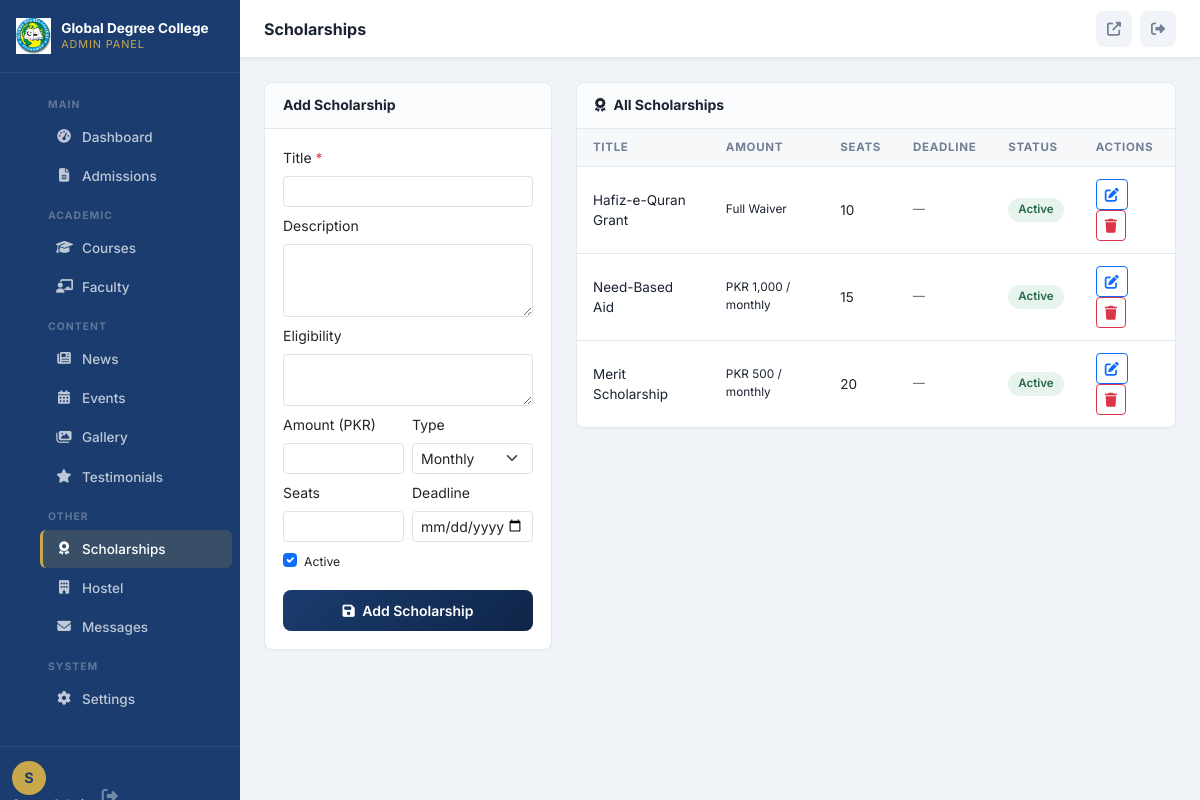
Screenshot of /admin/modules/scholarships.php (signed in) with the database file from the repository.
### tables this page shows
CREATE TABLE `scholarships` (
    `id`              INT UNSIGNED NOT NULL AUTO_INCREMENT,
    `title`           VARCHAR(200) NOT NULL,
    `slug`            VARCHAR(220) NOT NULL,
    `description`     TEXT NOT NULL,
    `eligibility`     TEXT DEFAULT NULL,
    `amount`          DECIMAL(10,2) DEFAULT NULL COMMENT 'Monthly or one-time amount',
    `amount_type`     ENUM('monthly','one_time','percentage','full_waiver') NOT NULL DEFAULT 'monthly',
    `seats`           SMALLINT UNSIGNED DEFAULT NULL,
    `deadline`        DATE DEFAULT NULL,
    `cover_image`     VARCHAR(255) DEFAULT NULL,
    `is_active`       TINYINT(1) NOT NULL DEFAULT 1,
    `created_at`      DATETIME NOT NULL DEFAULT CURRENT_TIMESTAMP,
    `updated_at`      DATETIME NOT NULL DEFAULT CURRENT_TIMESTAMP ON UPDATE CURRENT_TIMESTAMP,

    PRIMARY KEY (`id`),
    UNIQUE KEY `uq_scholarship_slug` (`slug`),
    INDEX `idx_scholarship_active`   (`is_active`),
    INDEX `idx_scholarship_deadline` (`deadline`)
);

### includes/helpers/sanitize.php (called while the page is built, shortened)
<?php
function h(mixed $value): string
{
    return htmlspecialchars((string)$value, ENT_QUOTES | ENT_SUBSTITUTE, 'UTF-8');
}
function cleanInt(mixed $value): int
{
    return abs((int)filter_var($value, FILTER_SANITIZE_NUMBER_INT));
}
function getInt(string $key, int $default = 0): int
{
    return cleanInt($_GET[$key] ?? $default);
}

### includes/config/db.php (called while the page is built, shortened)
<?php
class Database
{
    private static ?Database $instance = null;
    private PDO $pdo;
    private function __construct()
    {
        $dsn = sprintf(
            'mysql:host=%s;dbname=%s;charset=%s',
            DB_HOST, DB_NAME, DB_CHARSET
        );
        $options = [
            PDO::ATTR_ERRMODE            => PDO::ERRMODE_EXCEPTION,
            PDO::ATTR_DEFAULT_FETCH_MODE => PDO::FETCH_ASSOC,
            PDO::ATTR_EMULATE_PREPARES   => false,
            PDO::MYSQL_ATTR_INIT_COMMAND => "SET NAMES utf8mb4 COLLATE utf8mb4_unicode_ci",
        ];
        try {
            $this->pdo = new PDO($dsn, DB_USER, DB_PASS, $options);
        } catch (PDOException $e) {
            $this->handleError('Database connection failed.', $e);
        }
    }
    public static function getInstance(): self
    {
        if (self::$instance === null) {
            self::$instance = new self();
        }
        return self::$instance;
    }
    public function fetchAll(string $sql, array $params = []): array
    {
        $stmt = $this->run($sql, $params);
        return $stmt->fetchAll();
    }
    private function run(string $sql, array $params = []): PDOStatement
    {
        try {
            $stmt = $this->pdo->prepare($sql);
            $stmt->execute($params);
            return $stmt;
        } catch (PDOException $e) {
            $this->handleError('Query failed: ' . $sql, $e);
        }
    }
}

### includes/helpers/functions.php (called while the page is built, shortened)
<?php
function formatCurrency(float $amount): string
{
    return 'PKR ' . number_format($amount, 0);
}

### admin/modules/scholarships.php (the view, shortened to what this page needs)
<?php
$db = Database::getInstance();
$editS = getInt('edit') > 0
    ? $db->fetch("SELECT * FROM scholarships WHERE id=?", [getInt('edit')])
    : null;
$scholarships = $db->fetchAll("SELECT * FROM scholarships ORDER BY id DESC");
require_once __DIR__ . '/../templates/admin-header.php';
?>
<div class="row g-4">
    <div class="col-lg-4">
        <div class="admin-card">
            <div class="admin-card-header">
                <h6><?= $editS ? 'Edit Scholarship' : 'Add Scholarship' ?></h6>
            </div>
            <div class="admin-card-body">
                <form method="POST">
                    <div class="mb-2">
                        <label class="form-label">Title <span class="text-danger">*</span></label>
                        <input type="text" name="title" class="form-control form-control-sm"
                               value="<?= h($editS['title'] ?? '') ?>" required>
                    </div>
                    <div class="mb-2">
                        <label class="form-label">Description</label>
                        <textarea name="description" rows="3"
                                  class="form-control form-control-sm"><?= h($editS['description'] ?? '') ?></textarea>
                    </div>
                    <div class="mb-2">
                        <label class="form-label">Eligibility</label>
                        <textarea name="eligibility" rows="2"
                                  class="form-control form-control-sm"><?= h($editS['eligibility'] ?? '') ?></textarea>
                    </div>
                    <div class="row g-2 mb-2">
                        <div class="col-6">
                            <label class="form-label">Amount (PKR)</label>
                            <input type="number" name="amount" step="0.01"
                                   class="form-control form-control-sm"
                                   value="<?= h((string)($editS['amount'] ?? '')) ?>">
                        </div>
                        <div class="col-6">
                            <label class="form-label">Type</label>
                            <select name="amount_type" class="form-select form-select-sm">
                                <?php foreach (['monthly','one_time','percentage','full_waiver'] as $t): ?>
                                <option value="<?= $t ?>"
                                    <?= ($editS['amount_type'] ?? 'monthly') === $t ? 'selected' : '' ?>>
                                    <?= ucwords(str_replace('_',' ',$t)) ?>
                                </option>
                                <?php endforeach; ?>
                            </select>
                        </div>
                    </div>
                    <div class="row g-2 mb-2">
                        <div class="col-6">
                            <label class="form-label">Seats</label>
                            <input type="number" name="seats" class="form-control form-control-sm"
                                   value="<?= h((string)($editS['seats'] ?? '')) ?>">
                        </div>
                        <div class="col-6">
                            <label class="form-label">Deadline</label>
                            <input type="date" name="deadline" class="form-control form-control-sm"
                                   value="<?= h($editS['deadline'] ?? '') ?>">
                        </div>
                    </div>
                    <div class="mb-3 form-check">
                        <input type="checkbox" name="is_active" class="form-check-input"
                               id="sActive" <?= ($editS['is_active'] ?? 1) ? 'checked' : '' ?>>
                        <label class="form-check-label small" for="sActive">Active</label>
                    </div>
                    <button class="btn btn-admin-primary btn-sm w-100">
                        <i class="fas fa-save me-1"></i>
                        <?= $editS ? 'Update' : 'Add Scholarship' ?>
                    </button>
                </form>
            </div>
        </div>
    </div>
    <div class="col-lg-8">
        <div class="admin-card">
            <div class="admin-card-header">
                <h6><i class="fas fa-award me-2"></i>All Scholarships</h6>
            </div>
            <div class="admin-card-body p-0">
                <table class="admin-table">
                    <thead>
                        <tr><th>Title</th><th>Amount</th><th>Seats</th><th>Deadline</th><th>Status</th><th>Actions</th></tr>
                    </thead>
                    <tbody>
                    <?php foreach ($scholarships as $s): ?>
                        <tr>
                            <td><div class="fw-600"><?= h($s['title']) ?></div></td>
                            <td class="small">
                                <?= $s['amount_type'] === 'full_waiver'
                                    ? 'Full Waiver'
                                    : formatCurrency((float)($s['amount'] ?? 0)) . ' / ' . str_replace('_',' ',$s['amount_type'])
                                ?>
                            </td>
                            <td><?= $s['seats'] ?? '—' ?></td>
                            <td class="small text-muted">
                                <?= $s['deadline'] ? formatDate($s['deadline'], 'd M Y') : '—' ?>
                            </td>
                            <td>
                                <span class="status-badge <?= $s['is_active'] ? 'badge-success' : 'badge-secondary' ?>">
                                    <?= $s['is_active'] ? 'Active' : 'Inactive' ?>
                                </span>
                            </td>
                            <td>
                                <a href="?edit=<?= (int)$s['id'] ?>"
                                   class="btn btn-sm btn-outline-primary me-1">
                                    <i class="fas fa-edit"></i>
                                </a>
                                <form method="POST" class="d-inline"
                                      onsubmit="return confirm('Delete this scholarship?')">
                                    <button class="btn btn-sm btn-outline-danger">
                                        <i class="fas fa-trash"></i>
                                    </button>
                                </form>
                            </td>
                        </tr>
                    <?php endforeach; ?>
                    </tbody>
                </table>
            </div>
        </div>
    </div>
</div>
<?php require_once __DIR__ . '/../templates/admin-footer.php'; ?>

### assets/css/admin.css (style rules this page uses)
:root { --admin-sidebar-w: 240px; --admin-topbar-h: 58px; --admin-navy: #1a3c6e; --admin-gold: #c9a84c; --admin-bg: #f0f4f8; --admin-white: #ffffff; --admin-border: #e2e8f0; --admin-text: #1a2332; --admin-muted: #718096; --radius: 8px; --transition: all 0.25s ease; }
* { box-sizing: border-box; margin: 0; padding: 0; }
body { font-family: 'Inter', system-ui, sans-serif; font-size: 0.875rem; }
.btn-admin-primary { background: linear-gradient(135deg, var(--admin-navy), #0f2548); color: #fff; border: none; padding: 10px 20px; border-radius: var(--radius); font-weight: 600; font-size: 0.875rem; transition: var(--transition); cursor: pointer; }
.admin-body { background: var(--admin-bg); min-height: 100vh; }
.admin-card { background: var(--admin-white); border-radius: var(--radius); border: 1px solid var(--admin-border); box-shadow: 0 1px 3px rgba(0,0,0,0.04); overflow: hidden; }
.admin-card-header { display: flex; align-items: center; justify-content: space-between; padding: 14px 18px; border-bottom: 1px solid var(--admin-border); background: #fafbfc; }
.admin-card-header h6 { margin: 0; font-size: 0.875rem; font-weight: 700; color: var(--admin-text); }
.admin-card-body { padding: 18px; }
.admin-table { width: 100%; border-collapse: collapse; font-size: 0.845rem; }
.admin-table thead th { background: #f7f8fa; color: var(--admin-muted); font-size: 0.72rem; font-weight: 700; text-transform: uppercase; letter-spacing: 0.06em; padding: 10px 16px; border-bottom: 1px solid var(--admin-border); white-space: nowrap; }
.admin-table tbody td { padding: 12px 16px; border-bottom: 1px solid var(--admin-border); vertical-align: middle; color: var(--admin-text); }
.admin-table tbody tr:last-child td { border-bottom: none; }
.status-badge { display: inline-flex; align-items: center; gap: 5px; padding: 3px 10px; border-radius: 20px; font-size: 0.72rem; font-weight: 600; }
.badge-success { background: rgba(56,161,105,0.12); color: #276749; }

### rows the page displays
scholarships: title "Hafiz-e-Quran Grant", amount_type "Full Waiver", seats "10", is_active "Active"
scholarships: title "Need-Based Aid", amount "PKR 1,000", amount_type "monthly", seats "15", is_active "Active"
scholarships: title "Merit Scholarship", amount "PKR 500", amount_type "monthly", seats "20", is_active "Active"

### other values shown
setting('site_name','GDC') "Global Degree College"
$label "Dashboard Admissions Courses Faculty News Events Gallery Testimonials Scholarships Hostel Messages Settings"
substr($adminUser['name'], 0, 1) "S"
$adminPageTitle "Scholarships"
form field amount_type "Monthly"
